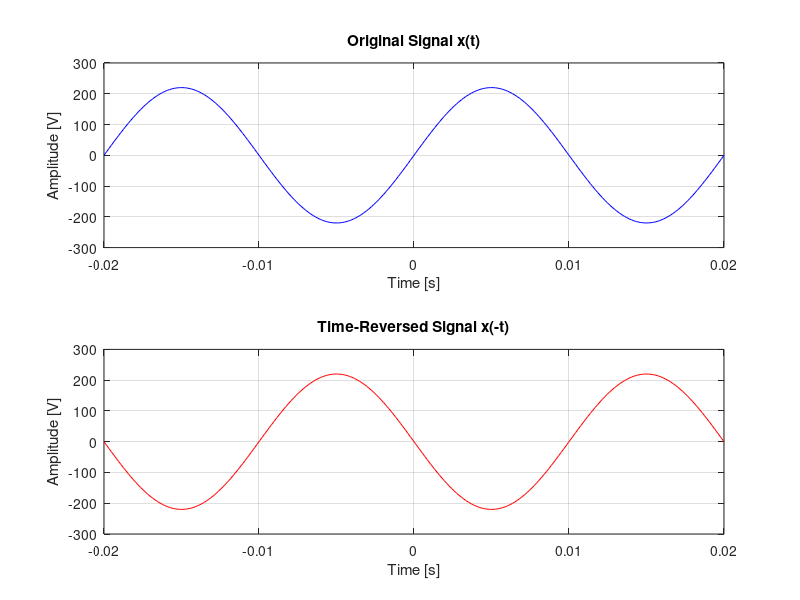

Here is the MATLAB script that generated this plot:
%% CT Time Reversal

clear; clc;
close all;

A = 220;
phi = 0;
f = 50;
T = 1/f;

t = linspace(-T,T,256);

signal_original = A*sin(2*pi*f*t + phi);
signal_reversed = A*sin(2*pi*f*(-t) + phi);

subplot(2,1,1);
plot(t,signal_original,'b');
xlabel('Time [s]');
ylabel('Amplitude [V]');
title('Original Signal x(t)');
grid on;

subplot(2,1,2);
plot(t,signal_reversed,'r');
xlabel('Time [s]');
ylabel('Amplitude [V]');
title('Time-Reversed Signal x(-t)');
grid on;
